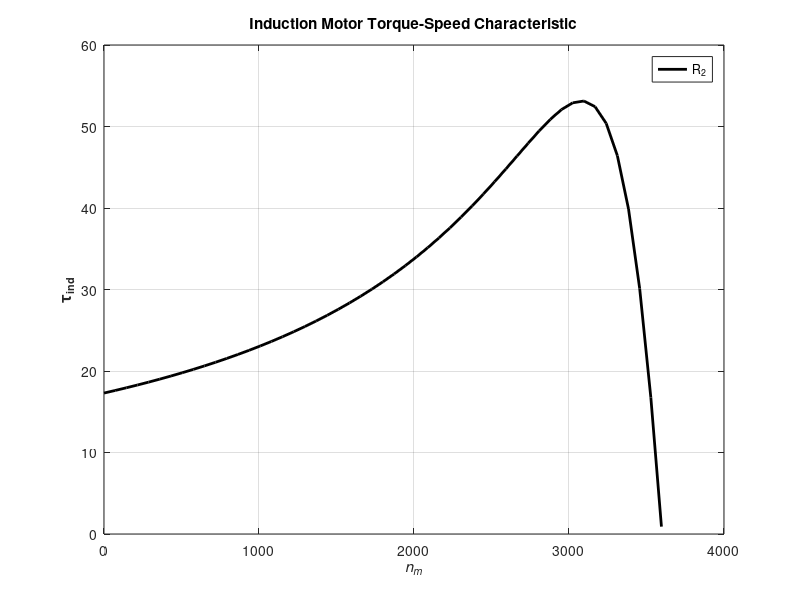

The MATLAB source for this figure:
% Script to calculate the Torque-Speed characteristics of the motor;


r1 = 0.200;
x1 = 0.410;
r2 = 0.120;
x2 = 0.410;
xm = 15;
v_phase = 208/sqrt(3);
n_sync = 3600;
w_sync = 376.99;

v_th = v_phase*(xm/sqrt(r1^2 + (x1+xm)^2));
z_th = ((j*xm)*(r1+ j*x1))/(r1+j*(x1+xm));
r_th = real(z_th);
x_th = imag(z_th);

s = (0:1:50)/50;
s(1)= 0.001;
nm = (1-s)*n_sync;

for ii = 1:51
    t_ind1(ii) = (3*v_th^2 *(r2/s(ii))/(w_sync*(((r_th +(r2/s(ii)))^2 + (x_th + x2)^2))));
end


plot(nm,t_ind1,'Color','k','LineWidth', 2.0);
hold on;
xlabel('\itn_{m}','FontWeight','Bold');
ylabel('\tau_{ind}','FontWeight','Bold');
title ('Induction Motor Torque-Speed Characteristic','FontWeight','Bold');
legend('R_{2}');
grid on;
hold off;